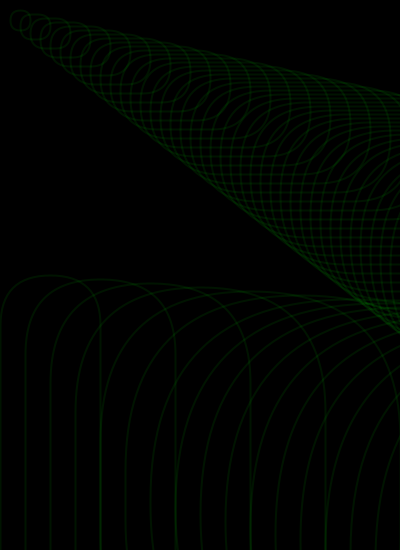
Frame 1 (no input)
Frame 60 (the mouse pressed at the canvas centre just before this capture): identical to frame 1, image omitted
Frame 120 (the mouse held since frame 60 and released just before this capture): identical to frame 1, image omitted

The Processing sketch that drew this single still picture (run headless with seeded random() and noise(); from frame 60 on, the mouse is pressed at the canvas centre):

// Processing sketch: processing_32435
// ── processing_32435.pde

int x1=10;
int y1=10;
int x2=20;
int y2=20;
int x3=30;
int y3=30;
int x4=40;
int y4=40;

int x5=0;
int y5=275;
int x6=100;
int y6=375;
int x7=200;
int y7=475;
int x8=300;
int y8=575;



void setup(){
  size(400,550);
  background(0);
  strokeWeight(2);
  stroke(0,255,0,20);
  smooth();
}

void draw(){
//first line
  noFill();
  while (x1<400){
  rect(x1,y1,x2,y2,x3,y3,x4,y4);
  x1=x1+10;
  x2=x2+10;
  x3=x3+10;
  x4=x4+10;
  y1=y1+4;
  y2=y2+5;
  y3=y3+6;
  y4=y4+6;
  }
  
//second line

 while (x5<400){
  rect(x5,y5,x6,y6,x7,y7,x8,y8);
  x5=x5+25;
  x6=x6+50;
  x7=x7+75;
  x8=x8+80;
  y5=y5+4;
  y6=y6+5;
  y7=y7+6;
  y8=y8+6;
 }
  
  
  
  
  
}
